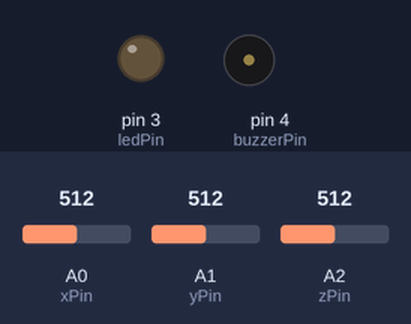
This sketch was run on a simulated Arduino Uno, built with avr-gcc and run on an emulated ATmega328P. Shown: output pins drawn as LEDs (lit = HIGH), buzzer (waves = sounding, pin HIGH). Inputs (shaded band) come from the test bench; at power-on: A0 (xPin) = 512, A1 (yPin) = 512, A2 (zPin) = 512. What the sketch prints to the serial monitor is not drawn.

Above: at 3.3 s.
3.4 s: A0 (xPin) set to 796
4.9 s: A0 (xPin) set to 831
At 5.9 s:
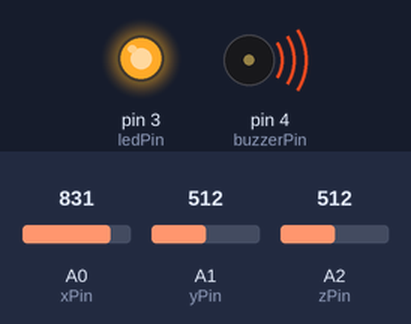
Timing chart, 0 to 11.6 s (numbered marks = the images above; inputs shaded):
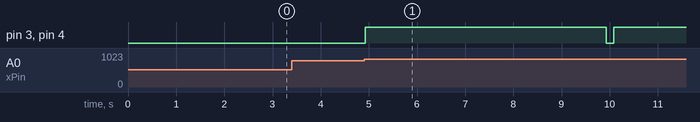

Measured:
- the behaviour switches between 812 and 813 on A0 (xPin) (found by bisection; images 0 and 1)
- after the input at 3.4 s, every drawn part: stays the same
- after the input at 4.9 s, pin 3 (ledPin), pin 4 (buzzerPin): LOW → HIGH at once, → LOW 5.0 s later, → HIGH 0.15 s later

The sketch:

Earthquake_s.ino
```cpp
// --- Pin Definitions ---
const int xPin = A0;
const int yPin = A1;
const int zPin = A2;

const int ledPin = 3;
const int buzzerPin = 4;

// --- Calibration Variables ---
int xBase, yBase, zBase;

// --- Settings ---
const int threshold = 300;              // Sensitivity threshold
const int sampleCount = 10;            // Number of samples to average
const unsigned long cooldown = 3000;   // Time between detections (ms)

unsigned long lastTriggerTime = 0;

void setup() {
  Serial.begin(9600);

  pinMode(ledPin, OUTPUT);
  pinMode(buzzerPin, OUTPUT);

  // --- Calibration ---
  Serial.println("Calibrating... Keep the device still.");
  delay(2000); // Wait for stability

  long xSum = 0, ySum = 0, zSum = 0;
  for (int i = 0; i < sampleCount; i++) {
    xSum += analogRead(xPin);
    ySum += analogRead(yPin);
    zSum += analogRead(zPin);
    delay(10);
  }

  xBase = xSum / sampleCount;
  yBase = ySum / sampleCount;
  zBase = zSum / sampleCount;

  Serial.println("Calibration complete.");
  Serial.print("X Base: "); Serial.println(xBase);
  Serial.print("Y Base: "); Serial.println(yBase);
  Serial.print("Z Base: "); Serial.println(zBase);
}

void loop() {
  long xTotal = 0, yTotal = 0, zTotal = 0;

  // --- Read and average multiple samples ---
  for (int i = 0; i < sampleCount; i++) {
    xTotal += analogRead(xPin);
    yTotal += analogRead(yPin);
    zTotal += analogRead(zPin);
    delay(5);
  }

  int xVal = xTotal / sampleCount;
  int yVal = yTotal / sampleCount;
  int zVal = zTotal / sampleCount;

  // --- Calculate deviation from baseline ---
  int dx = abs(xVal - xBase);
  int dy = abs(yVal - yBase);
  int dz = abs(zVal - zBase);

  int totalChange = dx + dy + dz;

  Serial.print("ΔX: "); Serial.print(dx);
  Serial.print(" ΔY: "); Serial.print(dy);
  Serial.print(" ΔZ: "); Serial.print(dz);
  Serial.print(" Total: "); Serial.println(totalChange);

  // --- Earthquake detection logic ---
  if (totalChange > threshold && millis() - lastTriggerTime > cooldown) {
    Serial.println("⚠️ EARTHQUAKE DETECTED!");
    digitalWrite(ledPin, HIGH);
    digitalWrite(buzzerPin, HIGH);
    lastTriggerTime = millis();

    delay(5000); // Keep buzzer and LED on for 5 seconds

    digitalWrite(ledPin, LOW);
    digitalWrite(buzzerPin, LOW);
  }

  delay(100); // Loop delay
}
```
